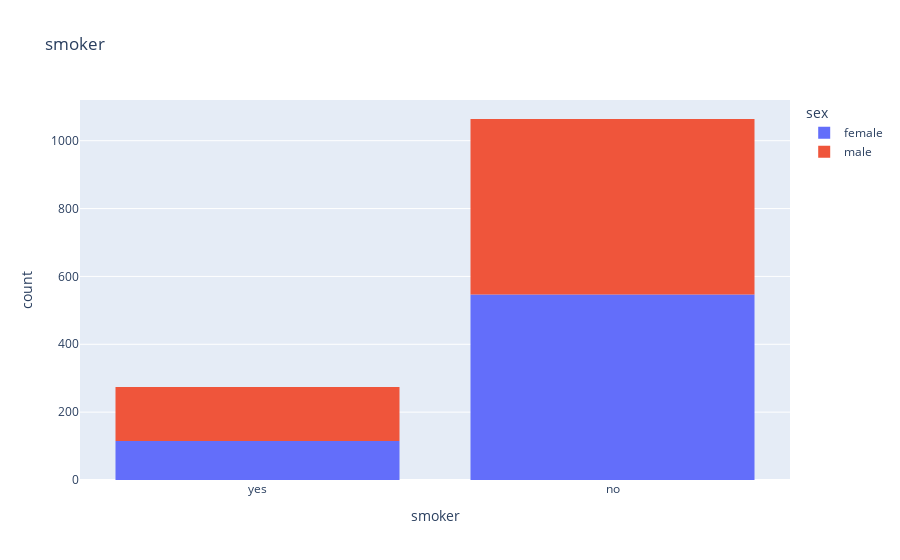

Notebook code cell kept with this figure:
### Code cell
'''make smoker is more than female'''
px.histogram(df,x="smoker",color='sex',title='smoker')

### Figure 1 — Plotly figure (JSON) as saved in the notebook; plotly's stock layout.template omitted (floating-point values rounded to 4 significant figures; data arrays with more than 128 entries replaced by an {"elided": "..."} marker saying what was removed)
{"data": [{"bingroup": "x", "hovertemplate": "sex=female<br>smoker=%{x}<br>count=%{y}<extra></extra>", "legendgroup": "female", "marker": {"color": "#636efa", "pattern": {"shape": ""}}, "name": "female", "orientation": "v", "showlegend": true, "type": "histogram", "x": {"elided": "662 str values"}, "xaxis": "x", "yaxis": "y"}, {"bingroup": "x", "hovertemplate": "sex=male<br>smoker=%{x}<br>count=%{y}<extra></extra>", "legendgroup": "male", "marker": {"color": "#EF553B", "pattern": {"shape": ""}}, "name": "male", "orientation": "v", "showlegend": true, "type": "histogram", "x": {"elided": "676 str values"}, "xaxis": "x", "yaxis": "y"}], "layout": {"barmode": "relative", "legend": {"title": {"text": "sex"}, "tracegroupgap": 0}, "title": {"text": "smoker"}, "xaxis": {"anchor": "y", "domain": [0, 1], "title": {"text": "smoker"}}, "yaxis": {"anchor": "x", "domain": [0, 1], "title": {"text": "count"}}}}
